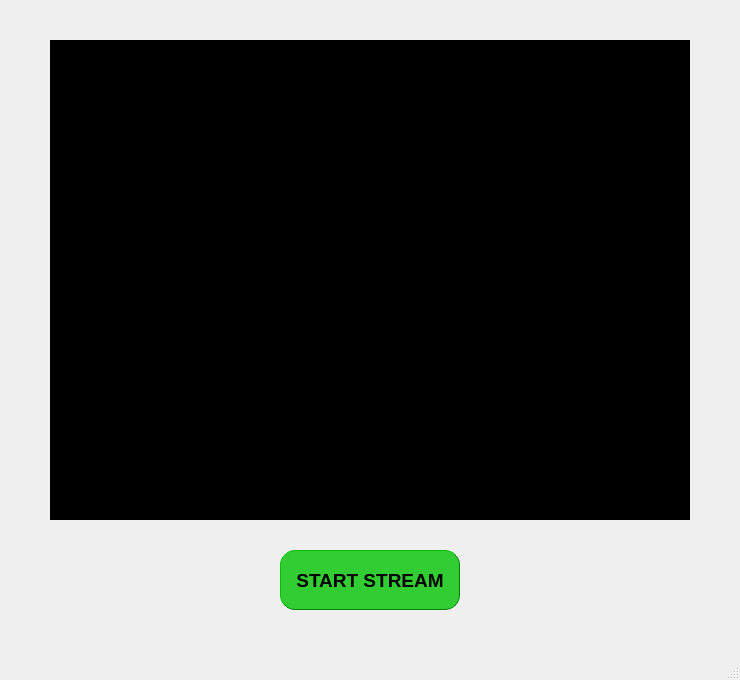
<?xml version="1.0" encoding="UTF-8"?>
<ui version="4.0">
 <class>MainWindow</class>
 <widget class="QMainWindow" name="MainWindow">
  <property name="geometry">
   <rect>
    <x>0</x>
    <y>0</y>
    <width>740</width>
    <height>680</height>
   </rect>
  </property>
  <property name="windowTitle">
   <string>MainWindow</string>
  </property>
  <widget class="QWidget" name="centralwidget">
   <widget class="QLabel" name="image_screen">
    <property name="geometry">
     <rect>
      <x>50</x>
      <y>40</y>
      <width>640</width>
      <height>480</height>
     </rect>
    </property>
    <property name="styleSheet">
     <string notr="true">QLabel
                                {
                                    background-color:black;
                                    border-style: outset;
                                    border-width: 1px;
                                    border-color: black;                         
                                }
</string>
    </property>
    <property name="text">
     <string>TextLabel</string>
    </property>
   </widget>
   <widget class="QPushButton" name="start_button">
    <property name="geometry">
     <rect>
      <x>280</x>
      <y>550</y>
      <width>180</width>
      <height>60</height>
     </rect>
    </property>
    <property name="font">
     <font>
      <pointsize>14</pointsize>
      <weight>75</weight>
      <bold>true</bold>
     </font>
    </property>
    <property name="styleSheet">
     <string notr="true">QPushButton
                                {
                                    background-color:#32CD32;
                                    border-style: outset;
                                    border-width: 1px;
                                    border-color: green;
                                    border-radius:15px;                                
                                }
                                QPushButton:hover
                                {
                                    background-color:#90EE90;
                                }
                                </string>
    </property>
    <property name="text">
     <string>START STREAM</string>
    </property>
   </widget>
  </widget>
  <widget class="QMenuBar" name="menubar">
   <property name="geometry">
    <rect>
     <x>0</x>
     <y>0</y>
     <width>740</width>
     <height>21</height>
    </rect>
   </property>
  </widget>
  <widget class="QStatusBar" name="statusbar"/>
 </widget>
 <resources/>
 <connections/>
</ui>
